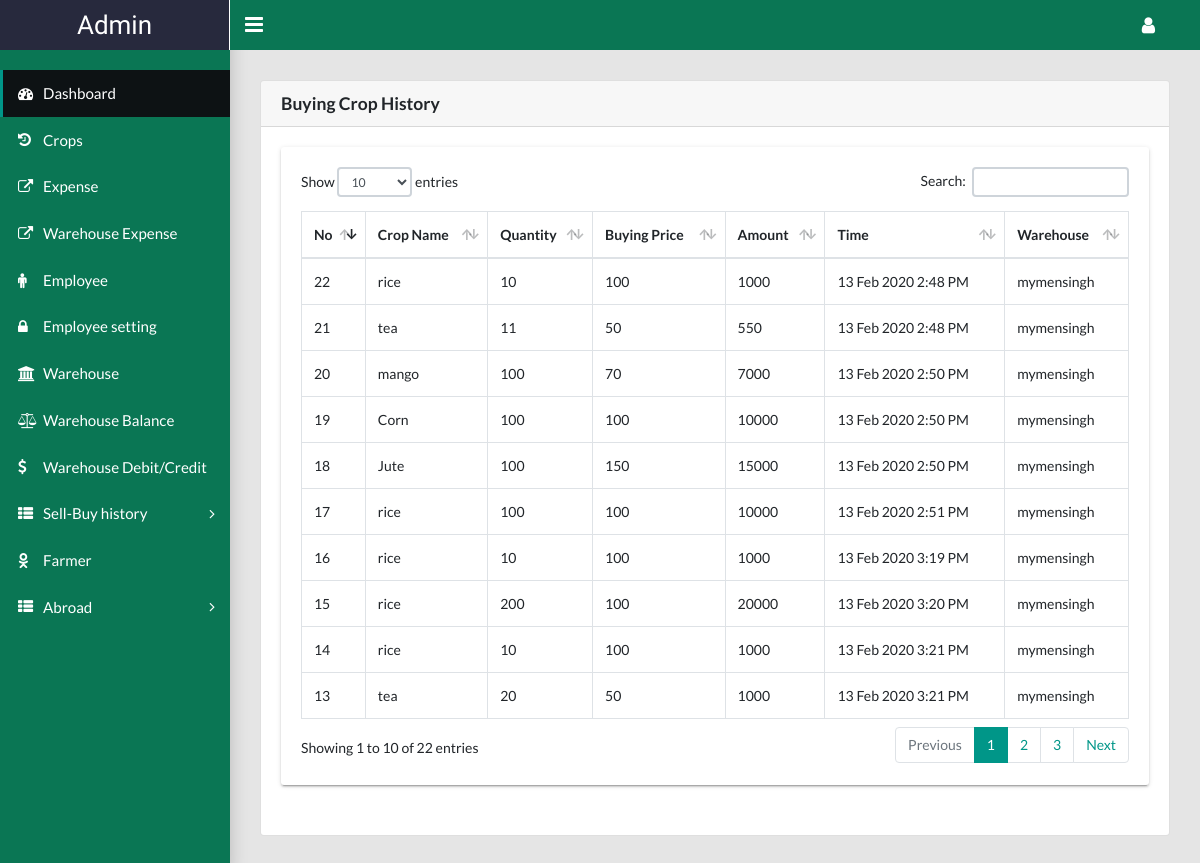
/admin/buyinghistory.php (signed in), run on the app's committed database.
### tables this page shows
CREATE TABLE `warehousedetail2` (
  `id` int(11) NOT NULL,
  `warehousedetailId` int(11) NOT NULL,
  `cropName` varchar(100) NOT NULL,
  `quantity` int(11) NOT NULL,
  `buyingprice` double NOT NULL,
  `sellingPrice` double NOT NULL,
  `amount` double NOT NULL,
  `date` varchar(50) NOT NULL,
  `warehouse` varchar(100) NOT NULL
);

### lib/Database.php (called while the page is built, shortened)
<?php
Class Database{
		private $host   = "localhost";
	private $user   = "root";
	private $pass   = "";
	private $dbname = "e_agri";
	public $link;
	private function connectDB(){
	$this->link = new mysqli($this->host, $this->user, $this->pass, $this->dbname);
 }
	public function select($query){
		$result = $this->link->query($query) or die($this->link->error.__LINE__);
		if($result->num_rows > 0){
			return $result;
		} else {
			return false;
		}
	}
}

### admin/buyinghistory.php (the view, shortened to what this page needs)
<?php include './header.php'; ?>
<?php include './side.php'; ?>
<main class="app-content">
    <div class="bs-component">
        <div class="card">
            <h5 class="card-header">Buying Crop History</h5>
            <div class="card-body">
                <div class="row">
                    <div class="col-lg-12">
                    	<div class="tile">
                            <div class="tile-body">
                                <div class="table-responsive">
                                    <table class="table table-hover table-bordered" id="sampleTable">
                                    	<thead>
                                            <tr>
                                                <th>No</th>
                                                <th>Crop Name</th>
                                                <th>Quantity</th>
                                                <th>Buying Price</th>
                                                <th>Amount</th>
                                                <th>Time</th>
                                                <th>Warehouse</th>
                                            </tr>
                                        </thead>
                                        <tbody>
                                        	<?php
                                        	$i=0;
                                        	    $query = "SELECT * FROM warehousedetail2 ORDER BY id DESC";
                                                $result = $db->select($query);
                                                if($result){
                                    	            while($resultRow = $result->fetch_assoc()){
                                                        if($resultRow['buyingprice'] != 0){
                                    	            	$i++;
                                        	        ?>
                                        	        <tr>
                                                        <th><?php echo $i; ?></th>
                                                        <th><?php echo $resultRow['cropName']; ?></th>
                                                        <th><?php echo $resultRow['quantity']; ?></th>
                                                        <th><?php echo $resultRow['buyingprice']; ?></th>
                                                        <th><?php echo $resultRow['amount']; ?></th>
                                                        <th><?php echo $resultRow['date']; ?></th>
                                                        <th><?php echo $resultRow['warehouse']; ?></th>
                                                    </tr>
                                                    <?php
                                                       }
                                                    }
                                                }
                                            ?>
                                        </tbody>
                                    </table>
                                </div>
                            </div>
                        </div>
                    </div>
                </div>
            </div>
        </div>
    </div>
</main>
<?php include './footer.php'; ?>

### admin/buyinghistory.php (style rules this page uses)
tbody tr th { font-weight: normal; }

### data on the page
warehousedetail2: cropName "tea", quantity "20", buyingprice "50", amount "1000", date "13 Feb 2020 3:21 PM", warehouse "mymensingh"
warehousedetail2: cropName "rice", quantity "10", buyingprice "100", amount "1000", date "13 Feb 2020 3:21 PM", warehouse "mymensingh"
warehousedetail2: cropName "rice", quantity "200", buyingprice "100", amount "20000", date "13 Feb 2020 3:20 PM", warehouse "mymensingh"
warehousedetail2: cropName "rice", quantity "10", buyingprice "100", amount "1000", date "13 Feb 2020 3:19 PM", warehouse "mymensingh"
warehousedetail2: cropName "rice", quantity "100", buyingprice "100", amount "10000", date "13 Feb 2020 2:51 PM", warehouse "mymensingh"
warehousedetail2: cropName "Jute", quantity "100", buyingprice "150", amount "15000", date "13 Feb 2020 2:50 PM", warehouse "mymensingh"
warehousedetail2: cropName "Corn", quantity "100", buyingprice "100", amount "10000", date "13 Feb 2020 2:50 PM", warehouse "mymensingh"
warehousedetail2: cropName "mango", quantity "100", buyingprice "70", amount "7000", date "13 Feb 2020 2:50 PM", warehouse "mymensingh"
warehousedetail2: cropName "tea", quantity "11", buyingprice "50", amount "550", date "13 Feb 2020 2:48 PM", warehouse "mymensingh"
warehousedetail2: cropName "rice", quantity "10", buyingprice "100", amount "1000", date "13 Feb 2020 2:48 PM", warehouse "mymensingh"
